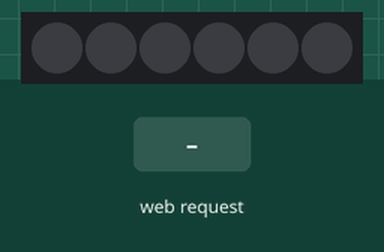
Bench run of a sketch on a simulated ESP8266 (NodeMCU). Shown: 6 RGB LEDs in strip order, left to right. The test bench sets the inputs (shaded band). Dim RGB values are drawn brighter than linear; random numbers use the default seed unless the sketch sets one; what the sketch prints to the serial monitor is not drawn.

Above: at 1.2 s.
1.3 s: HTTP request GET /?action=anim1 received
At 1.37 s:
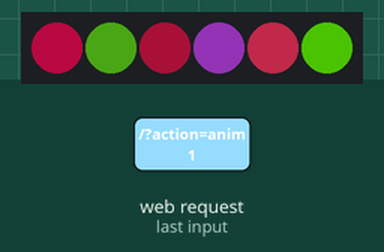
3.1 s: HTTP request GET /?action=anim3 received
At 3.18 s:
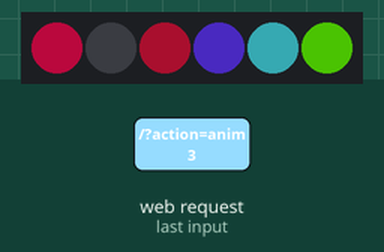
5.0 s: HTTP request GET /?action=anim2 received
At 5.08 s:
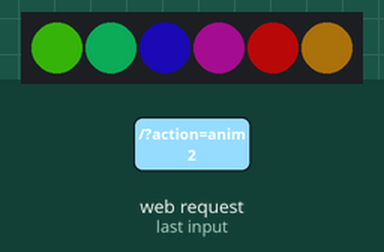
6.8 s: HTTP request GET /?action=anim1 received
At 6.89 s:
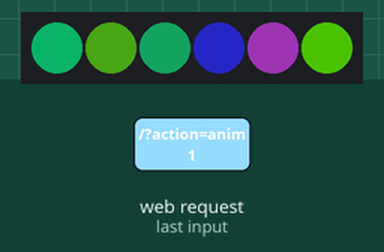
8.6 s: HTTP request GET /?action=anim3 received
At 8.7 s:
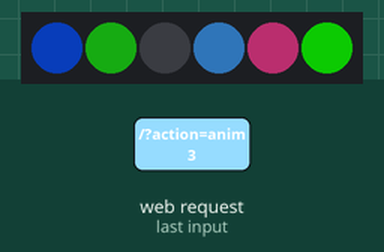
10.5 s: HTTP request GET /?action=anim1 received
At 10.6 s:
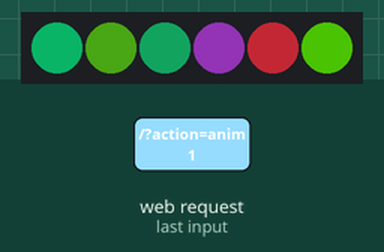
Timing chart, 0 to 16.5 s (numbered marks = the images above; inputs shaded):
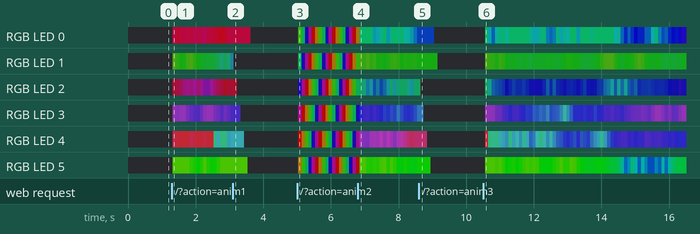

Measured:
- after the input at 1.3 s, RGB LED 0: off → RGB(71, 3, 25) at once, → RGB(77, 3, 19) 0.10 s later, → RGB(71, 3, 25) 0.10 s later, → RGB(74, 3, 22) 0.10 s later, … (18 changes in this stretch); RGB LED 1: off → RGB(18, 41, 5) at once, → RGB(11, 44, 5) 0.10 s later, → RGB(6, 47, 5) 0.10 s later, → RGB(7, 47, 5) 0.10 s later, … (17 changes in this stretch)

The sketch:

manteau_led.ino
```cpp
#include <ESP8266WiFi.h>
#include <ESP8266WebServer.h>
#include "FastLED.h"
#include "hsv2rgb.h"

#define NUM_LEDS 6
#define DATA_PIN 3
#define DEFAULT_LUM 200
#define DEFAULT_SPEED 100
#define DEFAULT_MODE BRUT

#define WiFi_SSID      "Modifiez_moi"       // WiFi SSID

CRGB leds[NUM_LEDS];
CHSV leds_buffer[NUM_LEDS];
CHSV brut[NUM_LEDS];
ESP8266WebServer server(80);

enum {BRUT, ANIM1, ANIM2, ANIM3, ANIM4,  NONE} anim_mode = DEFAULT_MODE;
unsigned char lum = DEFAULT_LUM;
int spd = DEFAULT_SPEED;


const CHSV anim1[NUM_LEDS] = {
  rgb2hsv_approximate(CRGB(95, 33, 175)),
  rgb2hsv_approximate(CRGB(42, 95, 124)),
  rgb2hsv_approximate(CRGB(78, 39, 130)),
  rgb2hsv_approximate(CRGB(80, 143, 178)),
  rgb2hsv_approximate(CRGB(122, 80, 178)),
  rgb2hsv_approximate(CRGB(24, 128, 186))
};
char htmlBody_root[] = "<!DOCTYPE html>\n"
"<html>\n"
"  <head>\n"
"   <title>COULEURS</title>\n"
"   <meta http-equiv='Content-Type' content='text/html; charset=UTF-8'>\n"
"   <meta name='viewport' content='width=device-width, initial-scale=1' />\n"
"   <style type='text/css'>\n"
"     body { text-align: center; padding: 3%; font: 20px Helvetica, sans-serif; color: #333; }\n"
"     h1 { font-size: 50px; margin: 0; }\n"
"     article { display: block; text-align: left; max-width: 650px; margin: 0 auto; }\n"
"     a { color: #dc8100; text-decoration: none; }\n"
"     a:hover { color: #333; text-decoration: none; }\n"
"     @media only screen and (max-width : 480px) {\n"
"         h1 { font-size: 40px; }\n"
"     }\n"
"     .signature { text-align: right; font: 12px Helvetica, sans-serif; color: #975; }\n"
"   </style>\n"
"   <script>\n"
"   function changes(){\n"
"     var val = document.getElementById('action').value;\n"
"     document.getElementById('brut').setAttribute('hidden', true);\n"
"     if(val == 'brut'){\n"
"       document.getElementById('brut').removeAttribute('hidden');\n"
"     }\n"
"     document.getElementById('circle').setAttribute('hidden', true);\n"
"     if((val == 'anim3') || (val == 'anim4')){\n"
"       document.getElementById('circle').removeAttribute('hidden');\n"
"     }\n"
"   }\n"
"   </script>\n"
" </head>\n"
" <body onload='changes();'>\n"
"   <article>\n"
"     <h1>Modifiez les couleurs de ma veste !</h1>\n"
"     <form method='post' action=''>\n"
"     <select name='action' id='action' onchange='changes();'>\n"
"       <option value='brut'>Modifier les couleurs individuellement</option>\n"
"       <option value='anim1'>Animation Dark</option>\n"
"       <option value='anim2'>Animation Rainbow</option>\n"
"       <option value='anim3'>Animation Circle</option>\n"
"       <option value='anim4'>Animation Stack</option>\n"
"     </select></br>\n"
"     <p id='brut'>\n"
"       <input type='color' name='l1'><label for='l1'>LED 1</label></br>\n"
"       <input type='color' name='l2'><label for='l2'>LED 2</label></br>\n"
"       <input type='color' name='l3'><label for='l3'>LED 3</label></br>\n"
"       <input type='color' name='l4'><label for='l4'>LED 4</label></br>\n"
"       <input type='color' name='l5'><label for='l5'>LED 5</label></br>\n"
"       <input type='color' name='l6'><label for='l6'>LED 6</label></br>\n"
"     </p>\n"
"     <p id='circle'>\n"
"       <input type='color' name='color'><label for='color'>Couleur</label></br>\n"
"     </p>\n"
"     <p><input type='range' name='lum' min='0' max='255' value='200'><label for='lum'>Luminosit&eacute </label></p>\n"
"     <p><input type='range' name='speed' min='50' max='1000' value='100'><label for='speed'>Delai </label></p>\n"
"     <input type='submit' value='Envoyer' />\n"
"     </form>\n"
"   </article>\n"
"   <p class='signature'>by Loup Plantevin</p>\n"
" </body>\n"
"</html>\n";
char htmlBody_wrong[] = "<h1>Wrong something, pls reco</h1>\r\n";


CRGB str2CRGB(String hexstring) {
  long hexColor = strtol( &(hexstring[1]), NULL, 16);
  long r = hexColor >> 16;
  long g = hexColor >> 8 & 0xFF;
  long b = hexColor & 0xFF;

  return CRGB(r,g,b);
}
/*-1: Less
 * 0: Good
 *+1: More
 */
int isInInterval(int min, int val, int max) {
  int in = 0;

  if(min<max) {
    if(max < val)
      in = +1;
    if(val < min)
      in = -1;
  }
  else {
    if((max < val) && (val <= ((max+min)/2)))
      in = +1;
    if((((max+min)/2) <  val) && (val < min))
      in = -1;
  }

  return in;
}

CHSV flicker_hsv(const CHSV lastc, const CHSV basec, const int maxDist, const int maxDiff){
  CHSV newc = basec;

  newc.hue = lastc.hue + ((rand() % (2*maxDiff+1)) - maxDiff);
  int isint = isInInterval((unsigned char)(basec.hue-maxDist), newc.hue, (unsigned char)(basec.hue+maxDist));
  newc.hue = (isint==0) ? newc.hue : ((isint<0) ? (unsigned char)(basec.hue-maxDist) : (unsigned char)(basec.hue+maxDist));

  return newc;
}
CHSV flicker_rgb(const CRGB lastcr, const CRGB basecr, const int maxDist, const int maxDiff){
  CHSV lastc = rgb2hsv_approximate(lastcr);
  CHSV basec = rgb2hsv_approximate(basecr);
  CHSV newc = basec;

  newc.hue = lastc.hue + ((rand() % (2*maxDiff+1)) - maxDiff);
  int isint = isInInterval((unsigned char)(basec.hue-maxDist), newc.hue, (unsigned char)(basec.hue+maxDist));
  newc.hue = (isint==0) ? newc.hue : ((isint<0) ? (unsigned char)(basec.hue-maxDist) : (unsigned char)(basec.hue+maxDist));

  return newc;
}

String IpAddress2String(const IPAddress& ipAddress)
{
  return String(ipAddress[0]) + String(".") +\
  String(ipAddress[1]) + String(".") +\
  String(ipAddress[2]) + String(".") +\
  String(ipAddress[3])  ;
}


void setupWiFi()
{
  WiFi.mode(WIFI_AP);

  WiFi.softAP(WiFi_SSID);
  Serial.println("server connected !");

  Serial.print("IP:");
  Serial.println(WiFi.softAPIP());

  Serial.print("Please connect to :");
  Serial.print((IpAddress2String(WiFi.softAPIP())+"/").c_str());
}
void createServer()
{
  WiFiClient client;

  setupWiFi();
  server.on("/", handleRoot);
  //server.onNotFound(htmlBody_wrong);
  server.begin();
  Serial.println("Server started");

  return;
}


void handleRoot() {

  if(server.hasArg("action")){
    String action = server.arg("action");

    if(action.equals("brut")){
      anim_mode = BRUT;

      for(int i=0; i<NUM_LEDS; i++)
      {
        if(server.hasArg(String("l")+(i+1))){
          String str = server.arg(String("l")+(i+1));
          brut[i] = rgb2hsv_approximate(str2CRGB(str));
        }
        else{
          brut[i] = CHSV(0,0,0);
        }
      }
    } else if(action.equals("anim1")){
      anim_mode = ANIM1;
    } else if(action.equals("anim2")){
      anim_mode = ANIM2;
    } else if(action.equals("anim3")){
      anim_mode = ANIM3;
    } else if(action.equals("anim4")){
      anim_mode = ANIM4;
    } else {
      anim_mode = NONE;
    }

    if((anim_mode == ANIM3) || (anim_mode == ANIM4)) {
      if(server.hasArg("color")){
        CHSV color = rgb2hsv_approximate(str2CRGB(server.arg("color")));
        for(int i=0; i<NUM_LEDS; i++)
          brut[i] = color;
      }
      else{
        for(int i=0; i<NUM_LEDS; i++)
          brut[i] = CHSV(0,0,0);
      }
    }

    if(server.hasArg("lum")){
      String strLum = server.arg("lum");
      lum = atoi(&(strLum[0]));
    }
    else{
      lum = DEFAULT_LUM;
    }
    FastLED.setBrightness(lum);

    if(server.hasArg("speed")){
      String strSpd = server.arg("speed");
      spd = atoi(&(strSpd[0]));
    }
    else{
      spd = DEFAULT_SPEED;
    }
  }

  server.send(200, "text/html", htmlBody_root);
}


void setup() {
  Serial.begin(115200);
  delay(10);

  Serial.println();
  Serial.println();
  Serial.println("Hi !");

  delay(10);

  FastLED.addLeds<WS2812B, DATA_PIN, GRB>(leds, NUM_LEDS);
  createServer();
}

unsigned char offset=0;
signed char stack=0;

void loop() {
  // put your main code here, to run repeatedly:
  server.handleClient();

  switch(anim_mode){
    case BRUT:
      for(int i=0; i<NUM_LEDS; i++){
        leds_buffer[i] = flicker_hsv(leds_buffer[i], brut[i], 40, 10);
      }
      break;
    case ANIM1:
      for(int i=0; i<NUM_LEDS; i++){
        leds_buffer[i] = flicker_hsv(leds_buffer[i], anim1[i], 60, 10);
      }
      break;
    case ANIM2:
      for(int i=0; i<NUM_LEDS; i++){
        leds_buffer[i] = CHSV( ( (int)( (i+offset) %NUM_LEDS) *(int)255) /NUM_LEDS, 200, 150);
      }
      break;
    case ANIM3:
      if(leds_buffer[offset].hue == 0)
        leds_buffer[offset] = brut[offset];
      else
        leds_buffer[offset] = CHSV(0,0,0);
      break;
    case ANIM4:
      if(stack<=NUM_LEDS){
        for(int i=0; i<NUM_LEDS; i++){
          if(i<stack)
            leds_buffer[i] = brut[i];
          else
            leds_buffer[i] = CHSV(0,0,0);
        }
      }else{
        for(int i=0; i<NUM_LEDS; i++){
          if(i>(stack-NUM_LEDS-1))
            leds_buffer[i] = brut[i];
          else
            leds_buffer[i] = CHSV(0,0,0);
        }
      }
      break;
    case NONE:
      for(int i=0; i<NUM_LEDS; i++){
        leds_buffer[i] = rgb2hsv_approximate(CRGB((((i+offset)%NUM_LEDS)*255)/NUM_LEDS, 0, 0));
      }
      break;
  }

  for(int i=0; i<NUM_LEDS; i++){
    hsv2rgb_rainbow(leds_buffer[i], leds[i]);
  }
  FastLED.show();
  delay(spd);
  offset = (offset+1)%NUM_LEDS;
  stack = (stack+1)%(2*NUM_LEDS + 2);
}
```
